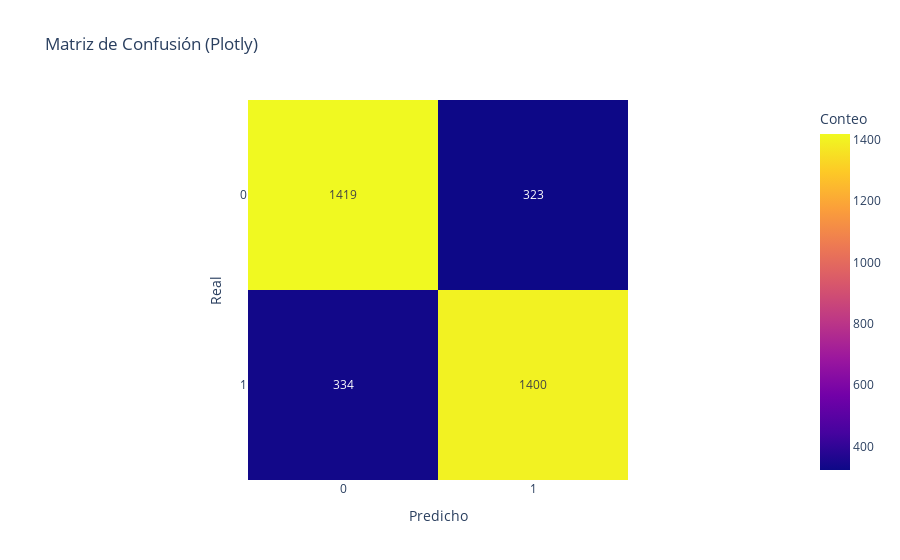

This figure's notebook cell:
### Code cell
cm = confusion_matrix(y_test, y_pred)
# Crea una representación visual de la matriz de confusión mediante un mapa de calor
fig = px.imshow(
    cm, # Matriz de datos (calculada previamente con confusion_matrix)
    text_auto=True, # Muestra automáticamente los números (conteos) dentro de cada celda
    labels=dict(x="Predicho", y="Real", color="Conteo"), # Etiquetas para los ejes y la escala de color
    x=["0", "1"], # Etiquetas para las columnas (clases 0 y 1)
    y=["0", "1"], # Etiquetas para las filas (clases 0 y 1)
    title="Matriz de Confusión (Plotly)" # Título del gráfico interactivo
)

# Renderiza el gráfico interactivo en el notebook
fig.show()

### Figure 1 — Plotly figure (JSON) as saved in the notebook; plotly's stock layout.template omitted (floating-point values rounded to 4 significant figures)
{"data": [{"coloraxis": "coloraxis", "hovertemplate": "Predicho: %{x}<br>Real: %{y}<br>Conteo: %{z}<extra></extra>", "name": "0", "texttemplate": "%{z}", "type": "heatmap", "x": ["0", "1"], "xaxis": "x", "y": ["0", "1"], "yaxis": "y", "z": [[1419, 323], [334, 1400]]}], "layout": {"coloraxis": {"colorbar": {"title": {"text": "Conteo"}}, "colorscale": [[0, "#0d0887"], [0.1111, "#46039f"], [0.2222, "#7201a8"], [0.3333, "#9c179e"], [0.4444, "#bd3786"], [0.5556, "#d8576b"], [0.6667, "#ed7953"], [0.7778, "#fb9f3a"], [0.8889, "#fdca26"], [1, "#f0f921"]]}, "title": {"text": "Matriz de Confusión (Plotly)"}, "xaxis": {"anchor": "y", "constrain": "domain", "domain": [0, 1], "scaleanchor": "y", "title": {"text": "Predicho"}}, "yaxis": {"anchor": "x", "autorange": "reversed", "constrain": "domain", "domain": [0, 1], "title": {"text": "Real"}}}}
